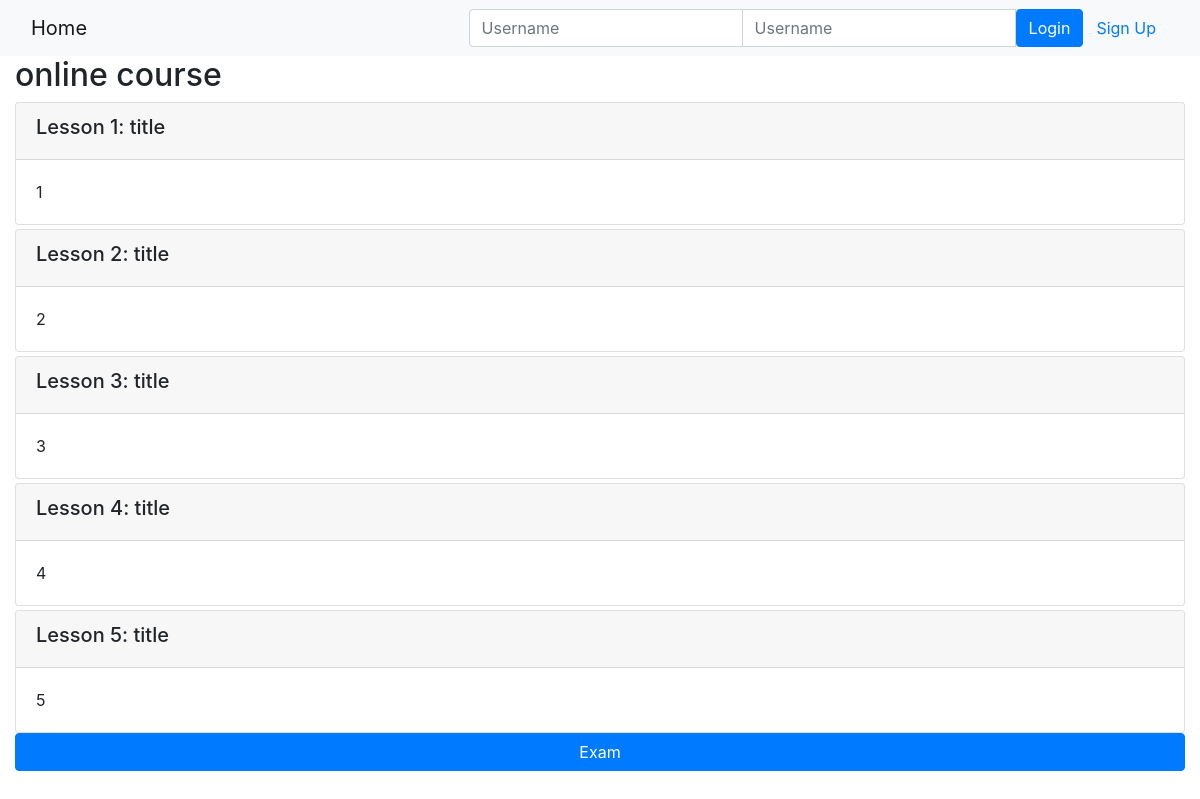
Page /onlinecourse/1/ on the committed database.
### onlinecourse/models.py (models this page shows, shortened)
class Course(models.Model):
    name = models.CharField(null=False, max_length=30, default='online course')
    image = models.ImageField(upload_to='course_images/')
    description = models.CharField(max_length=1000)
    pub_date = models.DateField(null=True)
    instructors = models.ManyToManyField(Instructor)
    users = models.ManyToManyField(settings.AUTH_USER_MODEL, through='Enrollment')
    total_enrollment = models.IntegerField(default=0)
    is_enrolled = False

class Lesson(models.Model):
    title = models.CharField(max_length=200, default="title")
    order = models.IntegerField(default=0)
    course = models.ForeignKey(Course, on_delete=models.CASCADE)
    content = models.TextField()

### onlinecourse/views.py (the view)
# urls.py: path('<int:pk>/', views.CourseDetailView.as_view(), name='course_details'),
class CourseDetailView(generic.DetailView):
    model = Course
    template_name = 'onlinecourse/course_detail_bootstrap.html'

### onlinecourse/templates/onlinecourse/course_detail_bootstrap.html (shortened to what this page needs)
<!DOCTYPE html>
<html lang="en">
<head>
     {% load static %}
    <link rel="stylesheet" href="https://maxcdn.bootstrapcdn.com/bootstrap/4.5.2/css/bootstrap.min.css">
</head>
<body>
    <nav class="navbar navbar-light bg-light">
        <div class="container-fluid">
            <div class="navbar-header">
                  <a class="navbar-brand" href="{% url 'onlinecourse:index' %}">Home</a>
            </div>
            <ul class="nav navbar-nav navbar-right">
                {% if user.is_authenticated %}
                <li>
                    <a class="btn btn-link" href="#">{{ user.first_name }}({{ user.username }})</a>
                    <a class="btn btn-link" href="{% url 'onlinecourse:logout' %}">Logout</a>
                </li>
                {% else %}
                <li>
                    <form class="form-inline" action="{% url 'onlinecourse:login' %}" method="post">
                        <div class="input-group">
                            <input type="text" class="form-control" placeholder="Username" name="username" >
                            <input type="password" class="form-control" placeholder="Username" name="psw" >
                            <button class="btn btn-primary" type="submit">Login</button>
                            <a class="btn btn-link" href="{% url 'onlinecourse:registration' %}">Sign Up</a>
                        </div>
                    </form>
                </li>
                {% endif %}
            </ul>
        </div>
    </nav>
    <div class="container-fluid">
            <h2>{{ course.name }}</h2>
            <div class="card-columns-vertical">
                {% for lesson in course.lesson_set.all %}
                    <div class="card mt-1">
                        <div class="card-header"><h5>Lesson {{lesson.order|add:1}}: {{lesson.title}}</h5></div>
                        <div class="card-body">{{lesson.content}}</div>
                    </div>
                {% endfor %}
            </div>
            <button class="btn btn-primary btn-block" data-toggle="collapse" data-target="#questionform">Exam</button>
    </div>
</body>
</html>

### rows in the picture
Course: name "online course"
Lesson: order|add "1", title "title", content "1"
Lesson: order|add "2", title "title", content "2"
Lesson: order|add "3", title "title", content "3"
Lesson: order|add "4", title "title", content "4"
Lesson: order|add "5", title "title", content "5"
